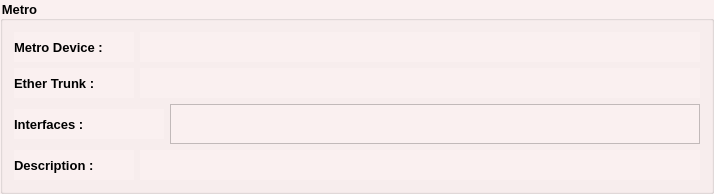
               <widget class="QGroupBox" name="metroGB">
                <property name="minimumSize">
                 <size>
                  <width>0</width>
                  <height>0</height>
                 </size>
                </property>
                <property name="font">
                 <font>
                  <family>Tahoma</family>
                  <pointsize>10</pointsize>
                  <weight>75</weight>
                  <bold>true</bold>
                 </font>
                </property>
                <property name="styleSheet">
                 <string notr="true">background-color: rgb(250, 240, 240);</string>
                </property>
                <property name="title">
                 <string>Metro</string>
                </property>
                <layout class="QVBoxLayout" name="verticalLayout_8">
                 <item>
                  <layout class="QHBoxLayout" name="horizontalLayout_24">
                   <item>
                    <widget class="QLabel" name="label_23">
                     <property name="minimumSize">
                      <size>
                       <width>120</width>
                       <height>30</height>
                      </size>
                     </property>
                     <property name="maximumSize">
                      <size>
                       <width>120</width>
                       <height>30</height>
                      </size>
                     </property>
                     <property name="font">
                      <font>
                       <family>Tahoma</family>
                       <pointsize>10</pointsize>
                       <weight>75</weight>
                       <bold>true</bold>
                      </font>
                     </property>
                     <property name="text">
                      <string>Metro Device : </string>
                     </property>
                    </widget>
                   </item>
                   <item>
                    <widget class="QLabel" name="cxLbl">
                     <property name="sizePolicy">
                      <sizepolicy hsizetype="Expanding" vsizetype="Preferred">
                       <horstretch>0</horstretch>
                       <verstretch>0</verstretch>
                      </sizepolicy>
                     </property>
                     <property name="minimumSize">
                      <size>
                       <width>0</width>
                       <height>30</height>
                      </size>
                     </property>
                     <property name="maximumSize">
                      <size>
                       <width>16777215</width>
                       <height>30</height>
                      </size>
                     </property>
                     <property name="font">
                      <font>
                       <family>Tahoma</family>
                       <pointsize>10</pointsize>
                       <weight>75</weight>
                       <bold>true</bold>
                      </font>
                     </property>
                     <property name="styleSheet">
                      <string notr="true">color: rgb(85, 0, 127);</string>
                     </property>
                     <property name="text">
                      <string/>
                     </property>
                    </widget>
                   </item>
                  </layout>
                 </item>
                 <item>
                  <layout class="QHBoxLayout" name="horizontalLayout_25">
                   <item>
                    <widget class="QLabel" name="label_36">
                     <property name="minimumSize">
                      <size>
                       <width>120</width>
                       <height>30</height>
                      </size>
                     </property>
                     <property name="maximumSize">
                      <size>
                       <width>120</width>
                       <height>30</height>
                      </size>
                     </property>
                     <property name="font">
                      <font>
                       <family>Tahoma</family>
                       <pointsize>10</pointsize>
                       <weight>75</weight>
                       <bold>true</bold>
                      </font>
                     </property>
                     <property name="text">
                      <string>Ether Trunk :</string>
                     </property>
                    </widget>
                   </item>
                   <item>
                    <widget class="QLabel" name="cxEtherLbl">
                     <property name="sizePolicy">
                      <sizepolicy hsizetype="Expanding" vsizetype="Preferred">
                       <horstretch>0</horstretch>
                       <verstretch>0</verstretch>
                      </sizepolicy>
                     </property>
                     <property name="minimumSize">
                      <size>
                       <width>80</width>
                       <height>30</height>
                      </size>
                     </property>
                     <property name="maximumSize">
                      <size>
                       <width>16777215</width>
                       <height>30</height>
                      </size>
                     </property>
                     <property name="font">
                      <font>
                       <family>Tahoma</family>
                       <pointsize>10</pointsize>
                       <weight>75</weight>
                       <bold>true</bold>
                      </font>
                     </property>
                     <property name="styleSheet">
                      <string notr="true">color: rgb(85, 0, 127);</string>
                     </property>
                     <property name="text">
                      <string/>
                     </property>
                    </widget>
                   </item>
                  </layout>
                 </item>
                 <item>
                  <layout class="QHBoxLayout" name="horizontalLayout_28">
                   <item>
                    <widget class="QLabel" name="label_41">
                     <property name="minimumSize">
                      <size>
                       <width>150</width>
                       <height>30</height>
                      </size>
                     </property>
                     <property name="maximumSize">
                      <size>
                       <width>150</width>
                       <height>30</height>
                      </size>
                     </property>
                     <property name="font">
                      <font>
                       <family>Tahoma</family>
                       <pointsize>10</pointsize>
                       <weight>75</weight>
                       <bold>true</bold>
                      </font>
                     </property>
                     <property name="text">
                      <string>Interfaces :</string>
                     </property>
                     <property name="alignment">
                      <set>Qt::AlignLeading|Qt::AlignLeft|Qt::AlignVCenter</set>
                     </property>
                    </widget>
                   </item>
                   <item>
                    <widget class="QListView" name="cxIntLV">
                     <property name="minimumSize">
                      <size>
                       <width>530</width>
                       <height>40</height>
                      </size>
                     </property>
                     <property name="maximumSize">
                      <size>
                       <width>16777215</width>
                       <height>40</height>
                      </size>
                     </property>
                     <property name="font">
                      <font>
                       <family>Tahoma</family>
                       <pointsize>10</pointsize>
                       <weight>75</weight>
                       <bold>true</bold>
                      </font>
                     </property>
                     <property name="styleSheet">
                      <string notr="true">color: rgb(85, 0, 127);</string>
                     </property>
                     <property name="alternatingRowColors">
                      <bool>true</bool>
                     </property>
                     <property name="movement">
                      <enum>QListView::Static</enum>
                     </property>
                     <property name="flow">
                      <enum>QListView::LeftToRight</enum>
                     </property>
                     <property name="isWrapping" stdset="0">
                      <bool>false</bool>
                     </property>
                     <property name="resizeMode">
                      <enum>QListView::Fixed</enum>
                     </property>
                     <property name="spacing">
                      <number>0</number>
                     </property>
                     <property name="wordWrap">
                      <bool>false</bool>
                     </property>
                    </widget>
                   </item>
                  </layout>
                 </item>
                 <item>
                  <layout class="QHBoxLayout" name="horizontalLayout_26">
                   <item>
                    <widget class="QLabel" name="label_40">
                     <property name="minimumSize">
                      <size>
                       <width>120</width>
                       <height>30</height>
                      </size>
                     </property>
                     <property name="maximumSize">
                      <size>
                       <width>120</width>
                       <height>30</height>
                      </size>
                     </property>
                     <property name="font">
                      <font>
                       <family>Tahoma</family>
                       <pointsize>10</pointsize>
                       <weight>75</weight>
                       <bold>true</bold>
                      </font>
                     </property>
                     <property name="text">
                      <string>Description :</string>
                     </property>
                     <property name="alignment">
                      <set>Qt::AlignLeading|Qt::AlignLeft|Qt::AlignVCenter</set>
                     </property>
                    </widget>
                   </item>
                   <item>
                    <widget class="QLabel" name="cxDescLbl">
                     <property name="sizePolicy">
                      <sizepolicy hsizetype="Expanding" vsizetype="Preferred">
                       <horstretch>0</horstretch>
                       <verstretch>0</verstretch>
                      </sizepolicy>
                     </property>
                     <property name="minimumSize">
                      <size>
                       <width>400</width>
                       <height>30</height>
                      </size>
                     </property>
                     <property name="maximumSize">
                      <size>
                       <width>16777215</width>
                       <height>30</height>
                      </size>
                     </property>
                     <property name="font">
                      <font>
                       <family>Tahoma</family>
                       <pointsize>10</pointsize>
                       <weight>75</weight>
                       <bold>true</bold>
                      </font>
                     </property>
                     <property name="styleSheet">
                      <string notr="true">color: rgb(85, 0, 127);</string>
                     </property>
                     <property name="text">
                      <string/>
                     </property>
                    </widget>
                   </item>
                  </layout>
                 </item>
                </layout>
               </widget>
